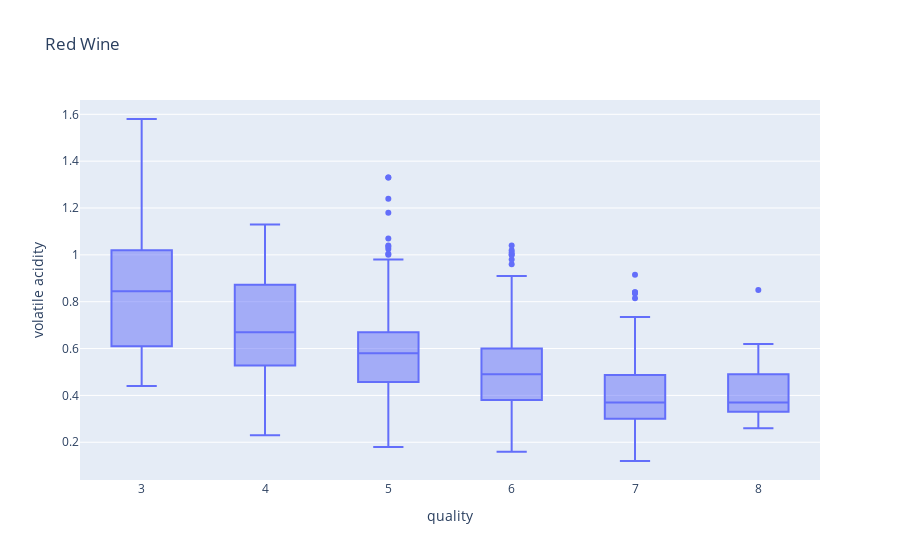

Here is the notebook cell this chart was saved with:
### Markdown cell above
Bit skewed but more normal if anything

### Code cell
px.box(red_wine_data,x="quality",y="volatile acidity",title="Red Wine")

### Figure 1 — Plotly figure (JSON) as saved in the notebook; plotly's stock layout.template omitted (floating-point values rounded to 4 significant figures; data arrays with more than 128 entries replaced by an {"elided": "..."} marker saying what was removed)
{"data": [{"alignmentgroup": "True", "hovertemplate": "quality=%{x}<br>volatile acidity=%{y}<extra></extra>", "legendgroup": "", "marker": {"color": "#636efa"}, "name": "", "notched": false, "offsetgroup": "", "orientation": "v", "showlegend": false, "type": "box", "x": {"elided": "1599 int values"}, "x0": " ", "xaxis": "x", "y": {"elided": "1599 float values"}, "y0": " ", "yaxis": "y"}], "layout": {"boxmode": "group", "legend": {"tracegroupgap": 0}, "title": {"text": "Red Wine"}, "xaxis": {"anchor": "y", "domain": [0, 1], "title": {"text": "quality"}}, "yaxis": {"anchor": "x", "domain": [0, 1], "title": {"text": "volatile acidity"}}}}
